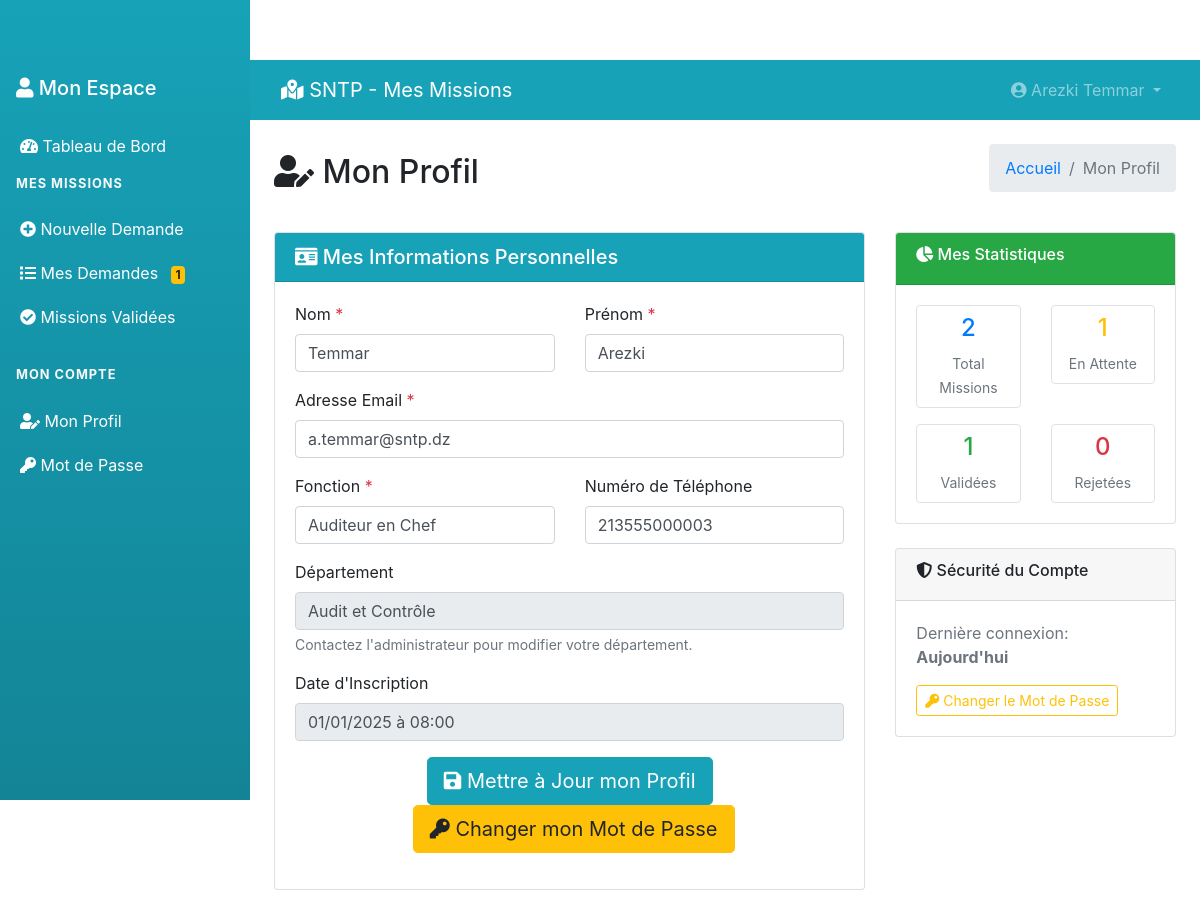
Screenshot of /user/profile.php (signed in) with the database file from the repository.
### tables this page shows
CREATE TABLE `tblusers` (
  `ID` int(10) NOT NULL,
  `Nom` varchar(200) DEFAULT NULL,
  `Prenom` varchar(200) DEFAULT NULL,
  `Email` varchar(200) DEFAULT NULL,
  `Fonction` varchar(200) DEFAULT NULL,
  `Departement` varchar(200) DEFAULT NULL,
  `MobileNumber` bigint(10) DEFAULT NULL,
  `Password` varchar(200) NOT NULL,
  `Role` enum('admin','chef_departement','user') DEFAULT 'user',
  `RegDate` timestamp NULL DEFAULT current_timestamp(),
  `StampImage` varchar(255) DEFAULT NULL COMMENT 'Cachet officiel du chef',
  `StampDate` datetime DEFAULT NULL
);

### user/profile.php (the view, shortened to what this page needs)
<?php
include('../includes/config.php');
if (strlen($_SESSION['GMSuid']) == 0) {
    header('location:logout.php');
} else {
?>
<!DOCTYPE html>
<html lang="fr">
<head>
    <link href="https://cdn.jsdelivr.net/npm/bootstrap@4.6.2/dist/css/bootstrap.min.css" rel="stylesheet">
    <link href="https://cdnjs.cloudflare.com/ajax/libs/font-awesome/5.15.4/css/all.min.css" rel="stylesheet">
</head>
<body>
    <?php include_once('includes/sidebar.php'); ?>
    <div class="main-content">
        <?php include_once('includes/header.php'); ?>
        <div class="container-fluid p-4">
            <div class="d-flex justify-content-between align-items-center mb-4">
                <h2><i class="fas fa-user-edit"></i> Mon Profil</h2>
                <nav aria-label="breadcrumb">
                    <ol class="breadcrumb">
                        <li class="breadcrumb-item"><a href="dashboard.php">Accueil</a></li>
                        <li class="breadcrumb-item active">Mon Profil</li>
                    </ol>
                </nav>
            </div>
            <?php
            $sql = "SELECT * FROM tblusers WHERE ID=:uid";
            $query = $dbh->prepare($sql);
            $query->bindParam(':uid', $uid, PDO::PARAM_STR);
            $query->execute();
            $result = $query->fetch(PDO::FETCH_OBJ);
            ?>
            <div class="row">
                <div class="col-lg-8">
                    <div class="card">
                        <div class="card-header bg-info text-white">
                            <h5 class="mb-0"><i class="fas fa-id-card"></i> Mes Informations Personnelles</h5>
                        </div>
                        <div class="card-body">
                            <form method="POST">
                                <div class="row">
                                    <div class="col-md-6">
                                        <div class="form-group">
                                            <label for="nom">Nom <span class="text-danger">*</span></label>
                                            <input type="text" class="form-control" id="nom" name="nom"
                                                   value="<?php echo htmlentities($result->Nom); ?>" required>
                                        </div>
                                    </div>
                                    <div class="col-md-6">
                                        <div class="form-group">
                                            <label for="prenom">Prénom <span class="text-danger">*</span></label>
                                            <input type="text" class="form-control" id="prenom" name="prenom"
                                                   value="<?php echo htmlentities($result->Prenom); ?>" required>
                                        </div>
                                    </div>
                                </div>
                                <div class="form-group">
                                    <label for="email">Adresse Email <span class="text-danger">*</span></label>
                                    <input type="email" class="form-control" id="email" name="email"
                                           value="<?php echo htmlentities($result->Email); ?>" required>
                                </div>
                                <div class="row">
                                    <div class="col-md-6">
                                        <div class="form-group">
                                            <label for="fonction">Fonction <span class="text-danger">*</span></label>
                                            <input type="text" class="form-control" id="fonction" name="fonction"
                                                   value="<?php echo htmlentities($result->Fonction); ?>" required>
                                        </div>
                                    </div>
                                    <div class="col-md-6">
                                        <div class="form-group">
                                            <label for="mobile">Numéro de Téléphone</label>
                                            <input type="tel" class="form-control" id="mobile" name="mobile"
                                                   value="<?php echo htmlentities($result->MobileNumber); ?>">
                                        </div>
                                    </div>
                                </div>
                                <div class="form-group">
                                    <label>Département</label>
                                    <input type="text" class="form-control"
                                           value="<?php echo htmlentities($result->Departement); ?>" readonly>
                                    <small class="form-text text-muted">Contactez l'administrateur pour modifier votre département.</small>
                                </div>
                                <div class="form-group">
                                    <label>Date d'Inscription</label>
                                    <input type="text" class="form-control"
                                           value="<?php echo date('d/m/Y à H:i', strtotime($result->RegDate)); ?>" readonly>
                                </div>
                                <div class="form-group text-center">
                                    <button type="submit" name="update" class="btn btn-info btn-lg">
                                        <i class="fas fa-save"></i> Mettre à Jour mon Profil
                                    </button>
                                    <a href="change-password.php" class="btn btn-warning btn-lg ml-2">
                                        <i class="fas fa-key"></i> Changer mon Mot de Passe
                                    </a>
                                </div>
                            </form>
                        </div>
                    </div>
                </div>
                <div class="col-lg-4">
                    <div class="card">
                        <div class="card-header bg-success text-white">
                            <h6><i class="fas fa-chart-pie"></i> Mes Statistiques</h6>
                        </div>
                        <div class="card-body">
                            <?php
                            $sql = "SELECT
                                       COUNT(*) as total,
                                       COUNT(CASE WHEN Status='en_attente' THEN 1 END) as en_attente,
                                       COUNT(CASE WHEN Status='validee' THEN 1 END) as validees,
                                       COUNT(CASE WHEN Status='rejetee' THEN 1 END) as rejetees
                                    FROM tblmissions WHERE UserID=:uid";
                            $query = $dbh->prepare($sql);
                            $query->bindParam(':uid', $uid, PDO::PARAM_STR);
                            $query->execute();
                            $stats = $query->fetch(PDO::FETCH_OBJ);
                            ?>
                            <div class="row text-center">
                                <div class="col-6 mb-3">
                                    <div class="border rounded p-2">
                                        <h4 class="text-primary"><?php echo $stats->total; ?></h4>
                                        <small class="text-muted">Total Missions</small>
                                    </div>
                                </div>
                                <div class="col-6 mb-3">
                                    <div class="border rounded p-2">
                                        <h4 class="text-warning"><?php echo $stats->en_attente; ?></h4>
                                        <small class="text-muted">En Attente</small>
                                    </div>
                                </div>
                                <div class="col-6">
                                    <div class="border rounded p-2">
                                        <h4 class="text-success"><?php echo $stats->validees; ?></h4>
                                        <small class="text-muted">Validées</small>
                                    </div>
                                </div>
                                <div class="col-6">
                                    <div class="border rounded p-2">
                                        <h4 class="text-danger"><?php echo $stats->rejetees; ?></h4>
                                        <small class="text-muted">Rejetées</small>
                                    </div>
                                </div>
                            </div>
                        </div>
                    </div>
                    <div class="card mt-4">
                        <div class="card-header">
                            <h6><i class="fas fa-shield-alt"></i> Sécurité du Compte</h6>
                        </div>
                        <div class="card-body">
                            <p class="text-muted">Dernière connexion: <br><strong>Aujourd'hui</strong></p>
                            <a href="change-password.php" class="btn btn-outline-warning btn-sm">
                                <i class="fas fa-key"></i> Changer le Mot de Passe
                            </a>
                        </div>
                    </div>
                </div>
            </div>
        </div>
    </div>
</body>
</html>
<?php } ?>

### user/includes/header.php (shortened to what this page needs)
<nav class="navbar navbar-expand-lg navbar-dark bg-info">
    <div class="container-fluid">
        <a class="navbar-brand" href="dashboard.php">
            <i class="fas fa-map-marked-alt"></i> SNTP - Mes Missions
        </a>
        <div class="collapse navbar-collapse" id="navbarNav">
            <ul class="navbar-nav ml-auto">
                <li class="nav-item dropdown">
                    <a class="nav-link dropdown-toggle" href="#" id="navbarDropdown" role="button" data-toggle="dropdown">
                        <i class="fas fa-user-circle"></i>
                        <?php
                        $uid = $_SESSION['GMSuid'];
                        $sql = "SELECT Nom,Prenom FROM tblusers WHERE ID=:uid";
                        $query = $dbh->prepare($sql);
                        $query->bindParam(':uid',$uid,PDO::PARAM_STR);
                        $query->execute();
                        $result = $query->fetch(PDO::FETCH_OBJ);
                        echo htmlentities($result->Prenom . ' ' . $result->Nom);
                        ?>
                    </a>
                </li>
            </ul>
        </div>
    </div>
</nav>

### user/includes/sidebar.php (style rules this page uses)
.main-content { margin-left: 250px; padding-top: 60px; }
.nav-link { padding: 10px 20px; border-radius: 0; transition: background-color 0.3s; }

### rows the page displays
tblusers: Prenom+Nom "Arezki Temmar", nom "Temmar", prenom "Arezki", email "a.temmar@sntp.dz", fonction "Auditeur en Chef", mobile "213555000003", Departement "Audit et Contrôle", RegDate "01/01/2025 à 08:00"

### other values shown
$pending "1"
$stats->total "2"
$stats->en_attente "1"
$stats->validees "1"
$stats->rejetees "0"
